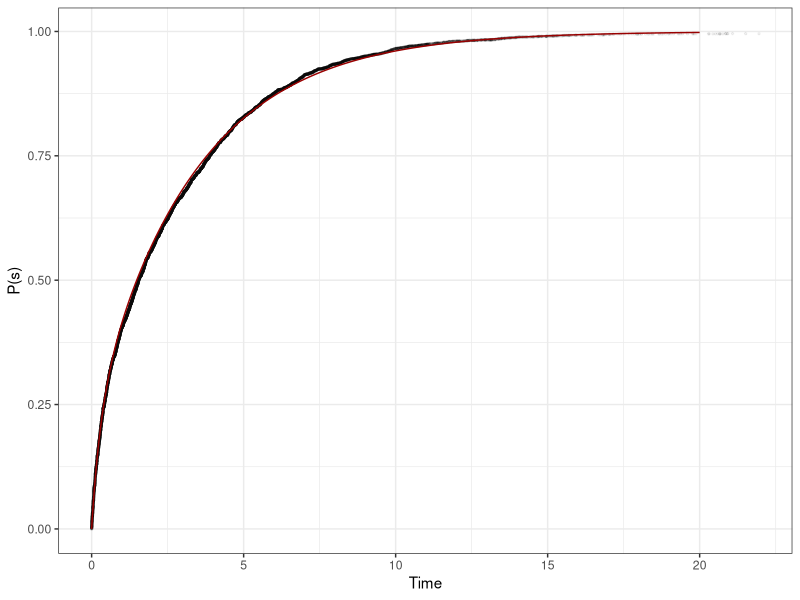
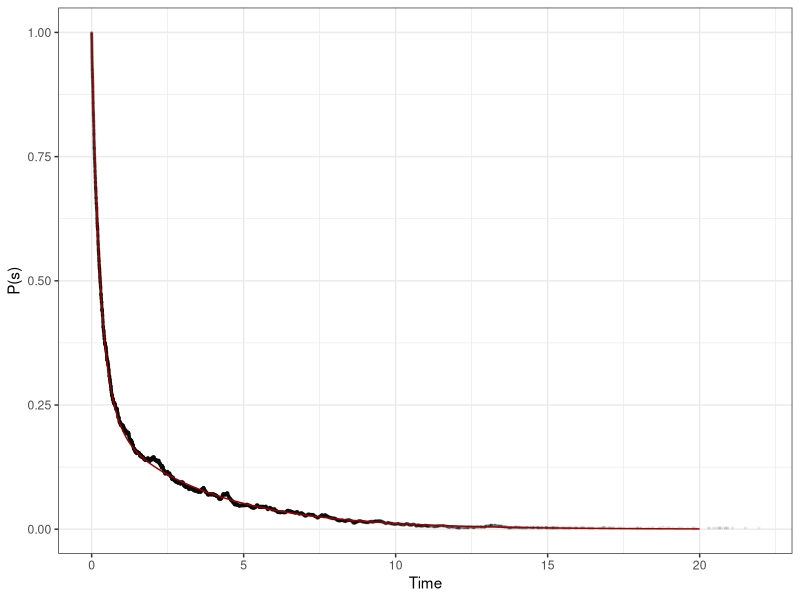
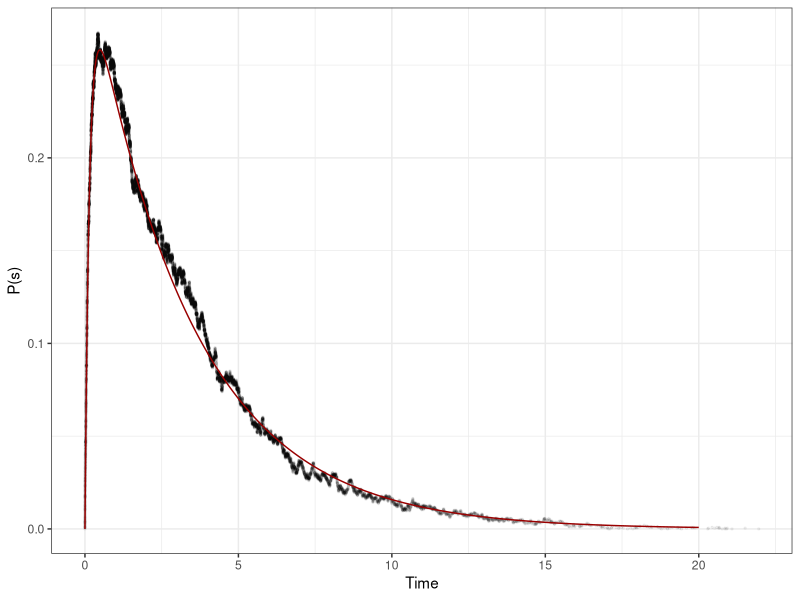
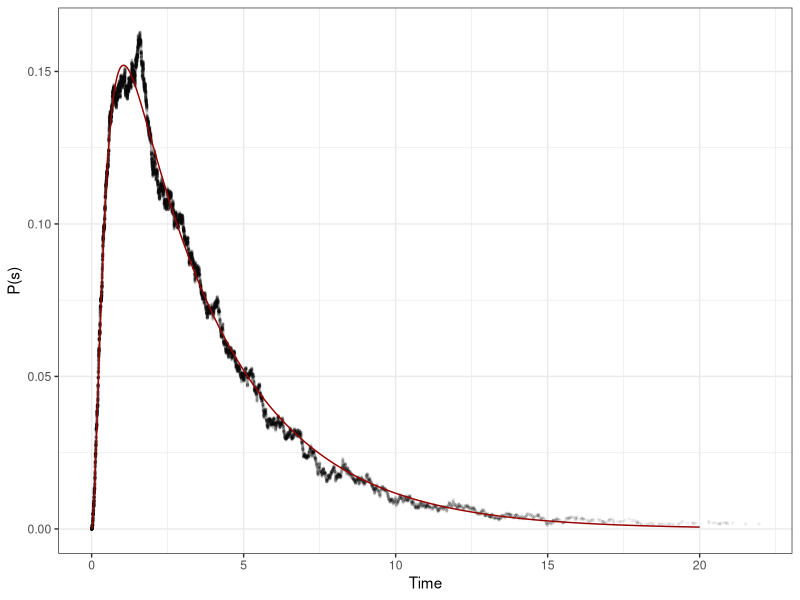

R code for these plots, in order:
t_max <- 20
th <- 1/3
library(deSolve)
# 
# #### K_3 ME ####
# k3me <- function(t, y, parms) {
#   with(as.list(c(y,parms)), {
#     dy1 <- g * (y[2] + y[3] + y[4])
#     dy2 <- g * (y[5] + y[6]) - (2 * b + g) * y[2]
#     dy3 <- g * (y[5] + y[7]) - (2 * b + g) * y[3]
#     dy4 <- g * (y[6] + y[7]) - (2 * b + g) * y[4]
#     dy5 <- g * y[8] + b * (y[2] + y[3]) - 2 * (b + g) * y[5]
#     dy6 <- g * y[8] + b * (y[2] + y[4]) - 2 * (b + g) * y[6]
#     dy7 <- g * y[8] + b * (y[3] + y[4]) - 2 * (b + g) * y[7]
#     dy8 <- 2 * b * (y[5] + y[6] + y[7]) - 3 * g * y[8]
#     list(c(dy1, dy2, dy3, dy4, dy5, dy6, dy7, dy8))
#   })
# }
# yini <- c(y1 = 0, y2 = th, y3 = th, y4 = th, y5 = 0, y6 = 0, y7 = 0, y8 = 0)
# parms <- c(b=1, g=1)
# times <- seq(from = 0, to = t_max, by = 0.01)
# k3 <- ode (times = times, y = yini, func = k3me, parms = parms)
# k3 <- as.data.frame(k3)
# 

#### K_3 LME ####
k3lme <- function(t, y, parms) {
  with(as.list(c(y,parms)), {
    dy1 <- g * y[2]
    dy2 <- 2 * g * y[3] - (2 * b + g) * y[2]
    dy3 <- 3 * g * y[4] + 2 * b * y[2] - 2 * (b + g) * y[3]
    dy4 <- 2 * b * y[3] - 3 * g * y[4]
    list(c(dy1, dy2, dy3, dy4))
  })
}
yini <- c(y1 = 0, y2 = 1, y3 = 0, y4 = 0)
parms <- c(b=1, g=1)
times <- seq(from = 0, to = t_max, by = 0.01)
k3l <- ode (times = times, y = yini, func = k3lme, parms = parms)
k3l <- as.data.frame(k3l)

### Simulation data

R <- 2500
# Import data, make workable dataframe
mydata <- as.data.frame(read.table("../output/k3_output.txt"))
colnames(mydata) <- c("t", "state")
mydata$state <- strtoi(mydata$state,base = 2)

# Sort data by time
data_sorted <- mydata[order(mydata$t),]

# Find unique times
times_unique <- unique(data_sorted$t)

# Make data frame into whcih we can output our data
df <- data.frame(matrix(nrow = length(times_unique),ncol = 9))
colnames(df) <- c("t", "s0", "s1", "s2", "s3", "s4", "s5", "s6", "s7")
df$t <- times_unique

# Sorted data for which t == 0 
myrows <- which(mydata$t == df[1, 1])
states_cur <- mydata[myrows, 2]

# Populate first row
for (i in 0:7) {
  df[1, i+2] <- length(which(states_cur == i))
}

# Populate subsequent rows, accounting for changes
for (i in 2:length(times_unique)) {
  myrows <- which(mydata$t == df[i, 1])
  states_cur <- mydata[myrows, 2]
  states_prev <- mydata[myrows - 1, 2]
  df[i, 2:9] <- df[i-1, 2:9]
  for (j in 1:length(states_cur)) {
    df[i, states_cur[j]+2] <- df[i, states_cur[j]+2] + 1
    df[i, states_prev[j]+2] <- df[i, states_prev[j]+2] - 1
  }
}

# Scale for number of realisations
df[,2:9] <- df[2:9]/R

df2 <- data.frame(matrix(nrow = length(times_unique),ncol = 6))
colnames(df2) <- c("t", "s0", "s1", "s2", "s3")
df2$t <- df$t
df2$s0 <- df$s0
df2$s1 <- df$s1 + df$s2 + df$s4
df2$s2 <- df$s3 + df$s5 + df$s6
df2$s3 <- df$s7

pdf("./sis_k3_0.pdf")
library(ggplot2)
ggplot(df2, aes(t, s0)) +
  geom_point(aes(colour = "Simulation"), size = 0.5, alpha = 0.05) +
  geom_line(data = k3l, aes(x=time, y=y1 , colour="Numerical")) +
  xlab("Time") +
  ylab("P(s)") +
  scale_color_manual(values=c("#990000", "#000000")) +
  theme_bw() +
  theme(legend.position="none")
dev.off()

pdf("./sis_k3_1.pdf")
library(ggplot2)
ggplot(df2, aes(t, s1)) +
  geom_point(aes(colour = "Simulation"), size = 0.5, alpha = 0.05) +
  geom_line(data = k3l, aes(x=time, y=y2 , colour="Numerical")) +
  xlab("Time") +
  ylab("P(s)") +
  scale_color_manual(values=c("#990000", "#000000")) +
  theme_bw() +
  theme(legend.position="none")
dev.off()

pdf("./sis_k3_2.pdf")
library(ggplot2)
ggplot(df2, aes(t, s2)) +
  geom_point(aes(colour = "Simulation"), size = 0.5, alpha = 0.05) +
  geom_line(data = k3l, aes(x=time, y=y3 , colour="Numerical")) +
  xlab("Time") +
  ylab("P(s)") +
  scale_color_manual(values=c("#990000", "#000000")) +
  theme_bw() +
  theme(legend.position="none")
dev.off()

pdf("./sis_k3_3.pdf")
library(ggplot2)
ggplot(df2, aes(t, s3)) +
  geom_point(aes(colour = "Simulation"), size = 0.5, alpha = 0.05) +
  geom_line(data = k3l, aes(x=time, y=y4 , colour="Numerical")) +
  xlab("Time") +
  ylab("P(s)") +
  scale_color_manual(values=c("#990000", "#000000")) +
  theme_bw() +
  theme(legend.position="none")
dev.off()
